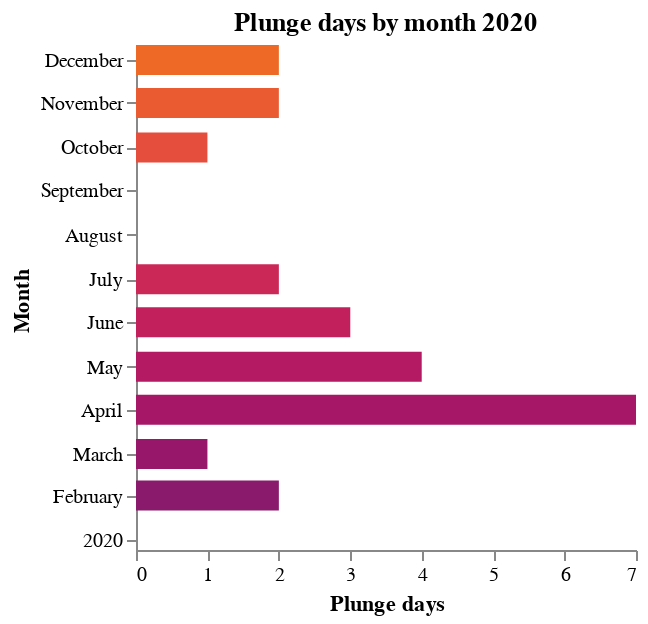

The notebook cell this image was saved under:
### Code cell
plunges_2020 = (df.rate < 0).resample('D').sum() > 0
by_month = plunges_2020.resample('MS').sum()
alt.Chart(by_month.reset_index()).mark_bar(height=15).encode(
    alt.X('rate', title='Plunge days'),
    alt.Y('timestamp', title='Month'),
    alt.Color('timestamp', scale=alt.Scale(scheme='inferno'), legend=None),
).configure_axis(
    grid=False
).configure_view(
    strokeWidth=0
).properties(
    title='Plunge days by month 2020',
    width=250,
    height=250,
)

### Figure 1 — Vega-Lite specification as saved in the notebook (floating-point values rounded to 4 significant figures)
{"config": {"view": {"continuousWidth": 400, "continuousHeight": 300, "strokeWidth": 0}, "axis": {"grid": false}}, "data": {"name": "data-94b0d253af4104a23879f27922d73e78"}, "mark": {"type": "bar", "height": 15}, "encoding": {"color": {"type": "temporal", "field": "timestamp", "legend": null, "scale": {"scheme": "inferno"}}, "x": {"type": "quantitative", "field": "rate", "title": "Plunge days"}, "y": {"type": "temporal", "field": "timestamp", "title": "Month"}}, "height": 250, "title": "Plunge days by month 2020", "width": 250, "$schema": "https://vega.github.io/schema/vega-lite/v4.8.1.json", "datasets": {"data-94b0d253af4104a23879f27922d73e78": [{"timestamp": "2020-01-01T00:00:00+00:00", "rate": 0}, {"timestamp": "2020-02-01T00:00:00+00:00", "rate": 2}, {"timestamp": "2020-03-01T00:00:00+00:00", "rate": 1}, {"timestamp": "2020-04-01T00:00:00+01:00", "rate": 7}, {"timestamp": "2020-05-01T00:00:00+01:00", "rate": 4}, {"timestamp": "2020-06-01T00:00:00+01:00", "rate": 3}, {"timestamp": "2020-07-01T00:00:00+01:00", "rate": 2}, {"timestamp": "2020-08-01T00:00:00+01:00", "rate": 0}, {"timestamp": "2020-09-01T00:00:00+01:00", "rate": 0}, {"timestamp": "2020-10-01T00:00:00+01:00", "rate": 1}, {"timestamp": "2020-11-01T00:00:00+00:00", "rate": 2}, {"timestamp": "2020-12-01T00:00:00+00:00", "rate": 2}]}}
